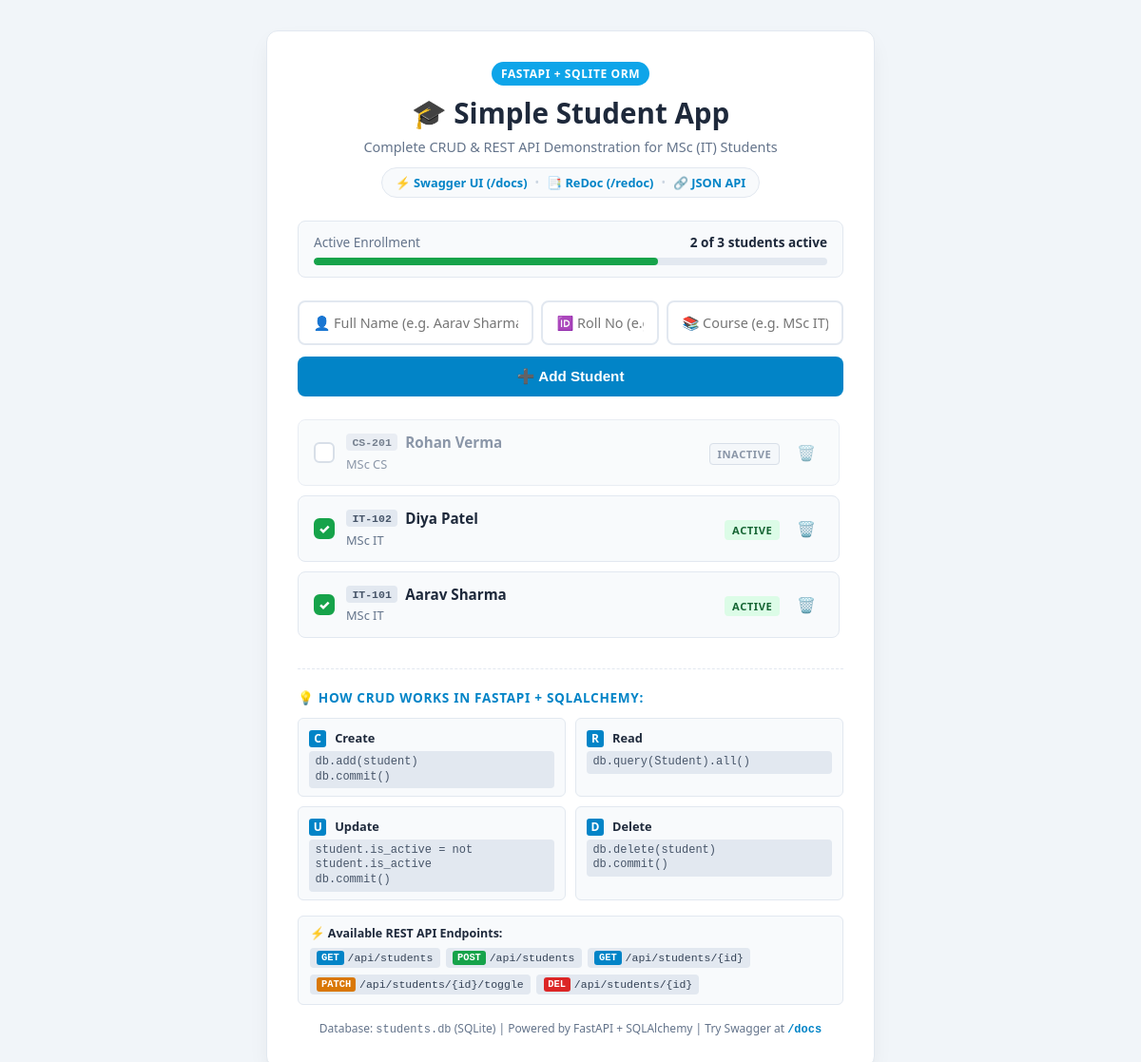
The page / on the database its author committed.
### app.py (models this page shows, shortened)
class Student(Base):
    __tablename__ = "students"
    id = Column(Integer, primary_key=True, index=True)   # Unique ID (1, 2, 3...)
    name = Column(String(100), nullable=False)           # Student Name
    roll_no = Column(String(50), nullable=False)         # Roll Number (e.g. IT-101)
    course = Column(String(100), nullable=False)         # Course (e.g. MSc IT)
    is_active = Column(Boolean, default=True)            # True = Active, False = Inactive

### app.py (the view)
@app.get("/", response_class=HTMLResponse, summary="Web UI - View Student Dashboard", include_in_schema=False)
def index(request: Request, db: Session = Depends(get_db)):
    students = db.query(Student).order_by(Student.id.desc()).all()
    total = len(students)
    active_count = sum(1 for s in students if s.is_active)
    progress_percent = round((active_count / total * 100)) if total > 0 else 0
    return templates.TemplateResponse(
        request=request,
        name="index.html",
        context={
            "students": students,
            "total": total,
            "active_count": active_count,
            "progress_percent": progress_percent,
        }
    )

### templates/index.html (shortened to what this page needs)
<!DOCTYPE html>
<html lang="en">
<head>
    <link rel="stylesheet" href="{{ url_for('static', path='style.css') }}">
</head>
<body>
    <div class="app-card">
        <header class="app-header">
            <span class="header-badge">FastAPI + SQLite ORM</span>
            <h1>🎓 Simple Student App</h1>
            <p class="subtitle">Complete CRUD & REST API Demonstration for MSc (IT) Students</p>
            <div class="api-links-bar">
                <a href="/docs" target="_blank" class="api-link" title="Open Interactive Swagger Documentation">
                    ⚡ <strong>Swagger UI (/docs)</strong>
                </a>
                <span class="dot-separator">•</span>
                <a href="/redoc" target="_blank" class="api-link" title="Open ReDoc Documentation">
                    📑 <strong>ReDoc (/redoc)</strong>
                </a>
                <span class="dot-separator">•</span>
                <a href="/api/students" target="_blank" class="api-link" title="View JSON Response">
                    🔗 <strong>JSON API</strong>
                </a>
            </div>
        </header>
        <div class="summary-container">
            <div class="summary-info">
                <span>Active Enrollment</span>
                <strong>{{ active_count }} of {{ total }} students active</strong>
            </div>
            <div class="progress-track">
                <div class="progress-fill" style="width: {{ progress_percent }}%;"></div>
            </div>
        </div>
        <form action="/add" method="POST" class="student-form">
            <div class="form-inputs">
                <input
                    type="text"
                    name="name"
                    placeholder="👤 Full Name (e.g. Aarav Sharma)"
                    required
                    autofocus
                    class="form-input"
                >
                <input
                    type="text"
                    name="roll_no"
                    placeholder="🆔 Roll No (e.g. IT-101)"
                    required
                    class="form-input"
                >
                <input
                    type="text"
                    name="course"
                    placeholder="📚 Course (e.g. MSc IT)"
                    required
                    class="form-input"
                >
            </div>
            <button type="submit" class="btn btn-add">➕ Add Student</button>
        </form>
        <div class="student-list">
            {% if students %}
                {% for student in students %}
                    <div class="student-item {% if not student.is_active %}is-inactive{% endif %}">
                        <div class="student-content">
                            <a href="/toggle/{{ student.id }}" class="toggle-btn" title="Click to toggle Active / Inactive">
                                {% if student.is_active %}
                                    <span class="check-icon checked">✓</span>
                                {% else %}
                                    <span class="check-icon unchecked"></span>
                                {% endif %}
                            </a>
                            <div class="student-details">
                                <div class="student-primary">
                                    <span class="roll-badge">{{ student.roll_no }}</span>
                                    <strong class="student-name">{{ student.name }}</strong>
                                </div>
                                <span class="student-course">{{ student.course }}</span>
                            </div>
                        </div>
                        <div class="student-actions">
                            <a href="/toggle/{{ student.id }}" class="status-badge-link" title="Click to toggle">
                                <span class="status-badge {% if student.is_active %}status-active{% else %}status-inactive{% endif %}">
                                    {{ "Active" if student.is_active else "Inactive" }}
                                </span>
                            </a>
                            <a href="/delete/{{ student.id }}" class="btn-delete" title="Delete student" onclick="return confirm('Delete {{ student.name }}?');">
                                🗑️
                            </a>
                        </div>
                    </div>
                {% endfor %}
            {% else %}
                <div class="empty-state">
                    <span class="empty-icon">🎓</span>
                    <h3>No students yet!</h3>
                    <p>Enter details above and click <strong>Add Student</strong> to test your database.</p>
                </div>
            {% endif %}
        </div>
        <footer class="app-footer">
            <h4>💡 How CRUD Works in FastAPI + SQLAlchemy:</h4>
            <div class="crud-grid">
                <div class="crud-item">
                    <span class="crud-letter">C</span>
                    <span class="crud-title">Create</span>
                    <code>db.add(student)<br>db.commit()</code>
                </div>
                <div class="crud-item">
                    <span class="crud-letter">R</span>
                    <span class="crud-title">Read</span>
                    <code>db.query(Student).all()</code>
                </div>
                <div class="crud-item">
                    <span class="crud-letter">U</span>
                    <span class="crud-title">Update</span>
                    <code>student.is_active = not student.is_active<br>db.commit()</code>
                </div>
                <div class="crud-item">
                    <span class="crud-letter">D</span>
                    <span class="crud-title">Delete</span>
                    <code>db.delete(student)<br>db.commit()</code>
                </div>
            </div>
            <div class="rest-endpoints-box">
                <div class="rest-title">⚡ Available REST API Endpoints:</div>
                <div class="rest-endpoints-list">
                    <code><span class="http-tag get">GET</span> /api/students</code>
                    <code><span class="http-tag post">POST</span> /api/students</code>
                    <code><span class="http-tag get">GET</span> /api/students/{id}</code>
                    <code><span class="http-tag patch">PATCH</span> /api/students/{id}/toggle</code>
                    <code><span class="http-tag delete">DEL</span> /api/students/{id}</code>
                </div>
            </div>
            <p class="footer-note">Database: <code>students.db</code> (SQLite) | Powered by FastAPI + SQLAlchemy | Try Swagger at <a href="/docs" target="_blank"><code>/docs</code></a></p>
        </footer>
    </div>
</body>
</html>

### rows shown on the page
Student: roll_no "CS-201", name "Rohan Verma", course "MSc CS", is_active "INACTIVE"
Student: roll_no "IT-102", name "Diya Patel", course "MSc IT", is_active "ACTIVE"
Student: roll_no "IT-101", name "Aarav Sharma", course "MSc IT", is_active "ACTIVE"

### other values the page prints
{{ active_count }} "2"
{{ total }} "3"
